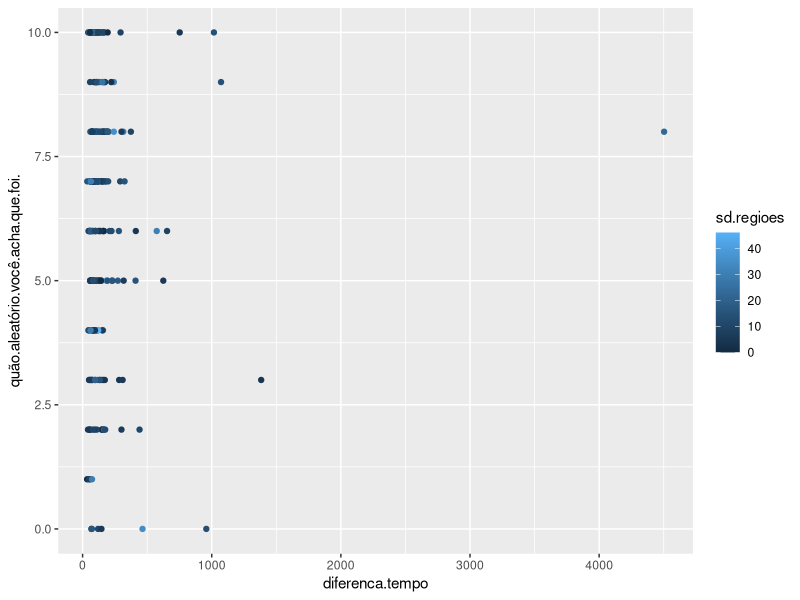
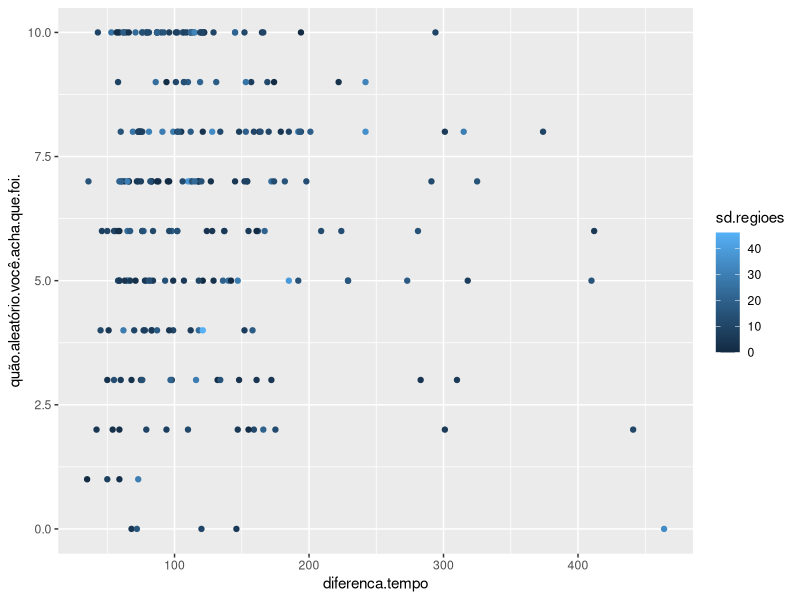
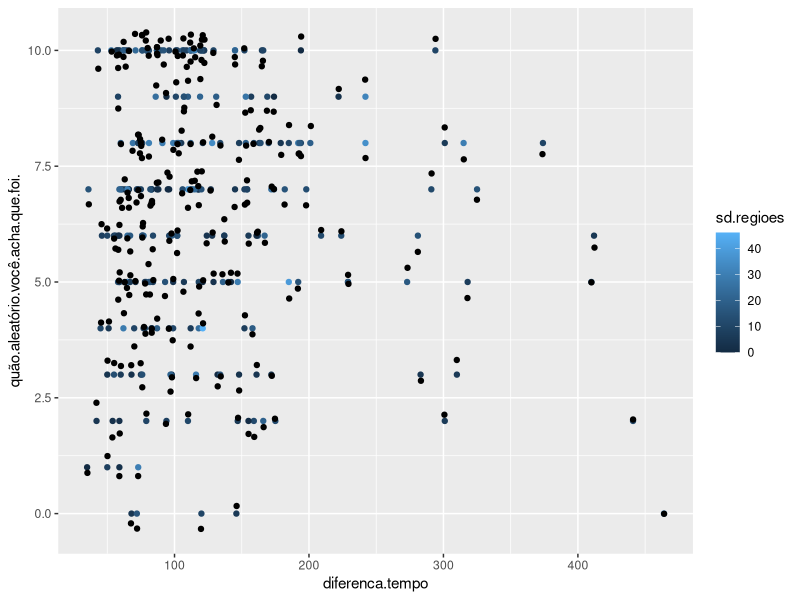
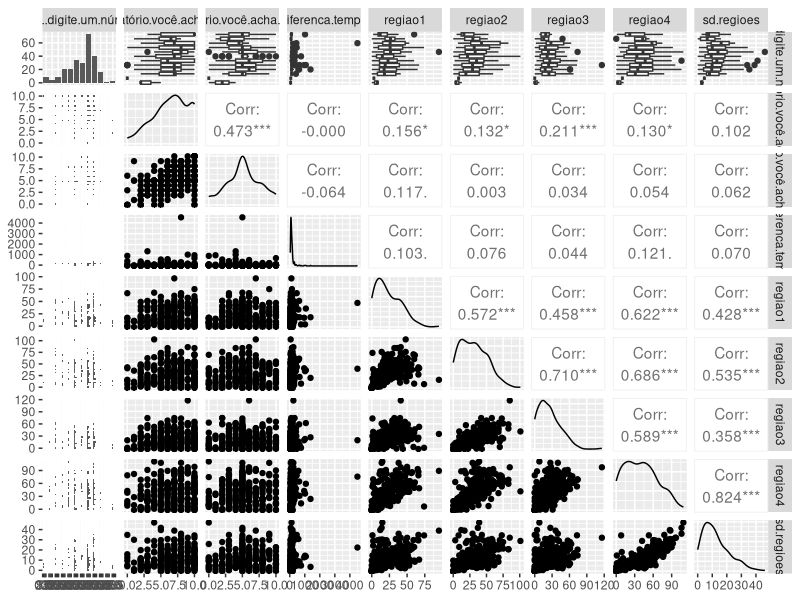

The R source for these figures, in order:
## ---- chunk 1
library(stringr)
library(dplyr)
library(lubridate)
library(ggplot2)
library(GGally)
## ---- chunk 2
data <- read.csv("pessoas-aleatorias-digitando-coisas-aleatorias-report.csv")
## ---- chunk 3
data.letters.occurence <- data
data.letters.occurence <- data.letters.occurence %>%
  mutate(all.letters = paste0(agora.uma.digitação.aleatória.usando.todo.o.teclado, e.uma.última..por.favor))

data.letters.occurence$a <- str_count(data.letters.occurence$all.letters, "a")
data.letters.occurence$b <- str_count(data.letters.occurence$all.letters, "b")
data.letters.occurence$c <- str_count(data.letters.occurence$all.letters, "c")
data.letters.occurence$d <- str_count(data.letters.occurence$all.letters, "d")
data.letters.occurence$e <- str_count(data.letters.occurence$all.letters, "e")
data.letters.occurence$f <- str_count(data.letters.occurence$all.letters, "f")
data.letters.occurence$g <- str_count(data.letters.occurence$all.letters, "g")
data.letters.occurence$h <- str_count(data.letters.occurence$all.letters, "h")
data.letters.occurence$i <- str_count(data.letters.occurence$all.letters, "i")
data.letters.occurence$j <- str_count(data.letters.occurence$all.letters, "j")
data.letters.occurence$k <- str_count(data.letters.occurence$all.letters, "k")
data.letters.occurence$l <- str_count(data.letters.occurence$all.letters, "l")
data.letters.occurence$m <- str_count(data.letters.occurence$all.letters, "m")
data.letters.occurence$n <- str_count(data.letters.occurence$all.letters, "n")
data.letters.occurence$o <- str_count(data.letters.occurence$all.letters, "o")
data.letters.occurence$p <- str_count(data.letters.occurence$all.letters, "p")
data.letters.occurence$q <- str_count(data.letters.occurence$all.letters, "q")
data.letters.occurence$r <- str_count(data.letters.occurence$all.letters, "r")
data.letters.occurence$s <- str_count(data.letters.occurence$all.letters, "s")
data.letters.occurence$t <- str_count(data.letters.occurence$all.letters, "t")
data.letters.occurence$u <- str_count(data.letters.occurence$all.letters, "u")
data.letters.occurence$v <- str_count(data.letters.occurence$all.letters, "v")
data.letters.occurence$w <- str_count(data.letters.occurence$all.letters, "w")
data.letters.occurence$x <- str_count(data.letters.occurence$all.letters, "x")
data.letters.occurence$y <- str_count(data.letters.occurence$all.letters, "y")
data.letters.occurence$z <- str_count(data.letters.occurence$all.letters, "z")

## ---- chunk 4
data.letters.occurence <- data.letters.occurence %>%
  mutate(
    diferenca.tempo = as.numeric(difftime(ymd_hms(data.letters.occurence$Submit.Date..UTC.), ymd_hms(data.letters.occurence$Start.Date..UTC.)))
    )

summary(data.letters.occurence$diferenca.tempo)
## ---- chunk 5
data.letters.occurence <- data.letters.occurence %>%
  mutate(
    regiao1 = q+a+z+x+s+w,
    regiao2 = e+d+c+v+f+r,
    regiao3 = t+g+b+n+h+y,
    regiao4 = u+j+m+k+i+o+l+p
  )
## ---- chunk 6
data.letters.occurence$sd.regioes <- apply(
    select(data.letters.occurence, regiao1, regiao2, regiao3, regiao4), 
    1, 
    sd, 
    na.rm = TRUE
  )
## ---- chunk 7
ggplot(data.letters.occurence, aes(x = diferenca.tempo, y = quão.aleatório.você.acha.que.foi.)) +
  geom_point(aes(colour = sd.regioes))
## ---- chunk 8
data.letters.occurence.filtered <- data.letters.occurence %>%
  filter(diferenca.tempo < 500)

ggplot(data.letters.occurence.filtered, aes(x = diferenca.tempo, y = quão.aleatório.você.acha.que.foi.)) +
  geom_point(aes(colour = sd.regioes))
## ---- chunk 9
ggplot(data.letters.occurence.filtered, aes(x = diferenca.tempo, y = quão.aleatório.você.acha.que.foi.)) +
  geom_point(aes(colour = sd.regioes)) +
  geom_jitter()
## ---- chunk 10
cor(data.letters.occurence$quão.aleatório.você.acha.que.foi., data.letters.occurence$diferenca.tempo)
cor(data.letters.occurence$quão.aleatório.você.acha.que.foi., data.letters.occurence$sd.regioes)
cor(data.letters.occurence$diferenca.tempo, data.letters.occurence$sd.regioes)
## ---- chunk 11
ggpairs(select(data.letters.occurence, um.esquente..digite.um.número.de.0.a.9, quão.aleatório.você.acha.que.foi., quão.aleatório.você.acha.que.você.é., diferenca.tempo, regiao1, regiao2, regiao3, regiao4, sd.regioes))
